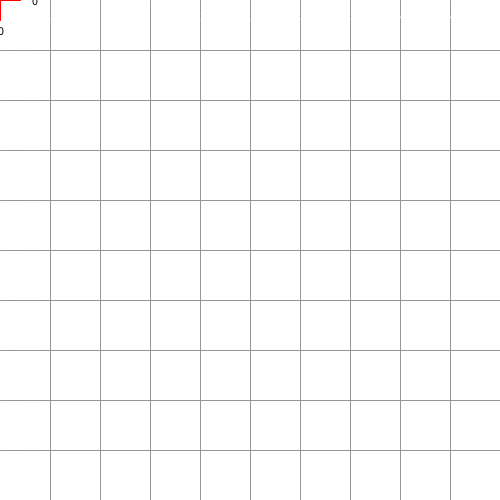
Frame 1 (no input)
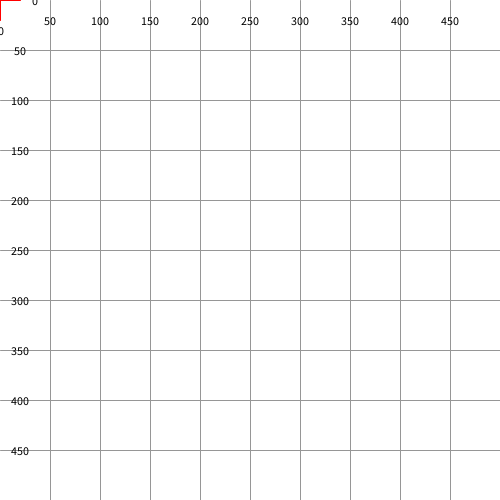
Frame 60 (the mouse pressed at the canvas centre just before this capture)
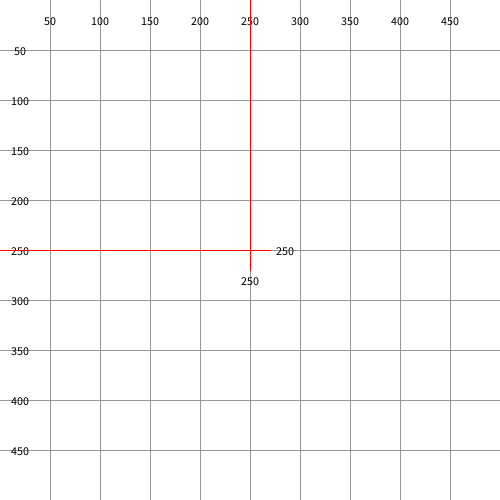
Frame 120 (the mouse held since frame 60 and released just before this capture)

The Processing sketch that drew these frames (run headless with seeded random() and noise(); from frame 60 on, the mouse is pressed at the canvas centre):

// Processing sketch: Koordinatensystem
// ── Koordinatensystem.pde
void setup() {
  size(500, 500);
}

void draw() {
  background(255);
  
  stroke(150);
  for (int i = 1; i<width/50; i++) {
    line(i*50, 0, i*50, height);
    text(i*50, i*50, 20);
  }
  for (int i = 1; i<height/50; i++) {
    line(0, i*50, width, i*50);
    text(i*50, 20, i*50);
  }

  stroke(255,0,0);
  line(mouseX, 0, mouseX, mouseY+20);
  line(0, mouseY, mouseX+20, mouseY);
  fill(0);
  textAlign(CENTER, CENTER);
  text(mouseX, mouseX, mouseY+30);
  text(mouseY, mouseX+35, mouseY);
}
